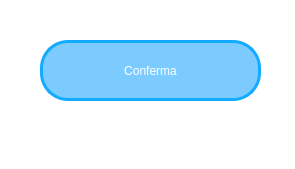
<?xml version="1.0" encoding="UTF-8"?>
<ui version="4.0">
 <class>MainWindow</class>
 <widget class="QMainWindow" name="MainWindow">
  <property name="geometry">
   <rect>
    <x>0</x>
    <y>0</y>
    <width>295</width>
    <height>169</height>
   </rect>
  </property>
  <property name="windowTitle">
   <string>Home</string>
  </property>
  <property name="windowOpacity">
   <double>1.000000000000000</double>
  </property>
  <property name="styleSheet">
   <string notr="true">background-color: rgb(255, 255, 255);</string>
  </property>
  <widget class="QWidget" name="centralwidget">
   <widget class="QPushButton" name="pushButton">
    <property name="geometry">
     <rect>
      <x>40</x>
      <y>40</y>
      <width>221</width>
      <height>61</height>
     </rect>
    </property>
    <property name="cursor">
     <cursorShape>PointingHandCursor</cursorShape>
    </property>
    <property name="autoFillBackground">
     <bool>false</bool>
    </property>
    <property name="styleSheet">
     <string notr="true">QPushButton{
 background-color: rgb(124, 203, 255);
 border-style: solid;
 border-width:3px;
 border-radius:28px;
 border-color: rgb(19, 171, 255);
color: rgb(255, 255, 255);
font: 18pt &quot;Candara&quot;;
}

QPushButton::hover{
	 border-radius:22px;
 background-color:rgb(106, 175, 218);
	border-color : rgb(15, 138, 204);
	color: white;
}

QPushButton::pressed{
	background-color : white;
	color: rgb(124, 203, 255);
}
</string>
    </property>
    <property name="text">
     <string>Conferma</string>
    </property>
   </widget>
  </widget>
  <widget class="QMenuBar" name="menubar">
   <property name="geometry">
    <rect>
     <x>0</x>
     <y>0</y>
     <width>295</width>
     <height>21</height>
    </rect>
   </property>
  </widget>
  <widget class="QStatusBar" name="statusbar"/>
 </widget>
 <resources/>
 <connections/>
</ui>
